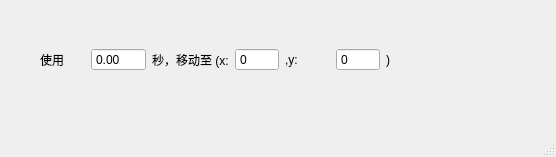
<?xml version="1.0" encoding="UTF-8"?>
<ui version="4.0">
 <class>MainWindow</class>
 <widget class="QMainWindow" name="MainWindow">
  <property name="geometry">
   <rect>
    <x>0</x>
    <y>0</y>
    <width>556</width>
    <height>157</height>
   </rect>
  </property>
  <property name="windowTitle">
   <string>MainWindow</string>
  </property>
  <widget class="QWidget" name="centralwidget">
   <widget class="QWidget" name="widget" native="true">
    <property name="geometry">
     <rect>
      <x>40</x>
      <y>40</y>
      <width>391</width>
      <height>39</height>
     </rect>
    </property>
    <layout class="QHBoxLayout" name="horizontalLayout_2">
     <item>
      <widget class="QLabel" name="label_2">
       <property name="text">
        <string>使用</string>
       </property>
      </widget>
     </item>
     <item>
      <widget class="QDoubleSpinBox" name="doubleSpinBox_duration">
       <property name="buttonSymbols">
        <enum>QAbstractSpinBox::NoButtons</enum>
       </property>
       <property name="maximum">
        <double>9999.989999999999782</double>
       </property>
      </widget>
     </item>
     <item>
      <widget class="QLabel" name="label_3">
       <property name="text">
        <string>秒，移动至 (x:</string>
       </property>
      </widget>
     </item>
     <item>
      <widget class="QSpinBox" name="spinBox_x">
       <property name="frame">
        <bool>true</bool>
       </property>
       <property name="buttonSymbols">
        <enum>QAbstractSpinBox::NoButtons</enum>
       </property>
       <property name="maximum">
        <number>9999</number>
       </property>
      </widget>
     </item>
     <item>
      <widget class="QLabel" name="label_4">
       <property name="text">
        <string>,y:</string>
       </property>
      </widget>
     </item>
     <item>
      <widget class="QSpinBox" name="spinBox_y">
       <property name="frame">
        <bool>true</bool>
       </property>
       <property name="buttonSymbols">
        <enum>QAbstractSpinBox::NoButtons</enum>
       </property>
       <property name="maximum">
        <number>9999</number>
       </property>
      </widget>
     </item>
     <item>
      <widget class="QLabel" name="label_5">
       <property name="text">
        <string>)</string>
       </property>
      </widget>
     </item>
    </layout>
    <zorder>label_4</zorder>
    <zorder>label_3</zorder>
    <zorder>label_2</zorder>
    <zorder>label_5</zorder>
    <zorder>spinBox_y</zorder>
    <zorder>spinBox_x</zorder>
    <zorder>doubleSpinBox_duration</zorder>
   </widget>
  </widget>
  <widget class="QMenuBar" name="menubar">
   <property name="geometry">
    <rect>
     <x>0</x>
     <y>0</y>
     <width>556</width>
     <height>23</height>
    </rect>
   </property>
  </widget>
  <widget class="QStatusBar" name="statusbar"/>
 </widget>
 <resources/>
 <connections/>
</ui>
